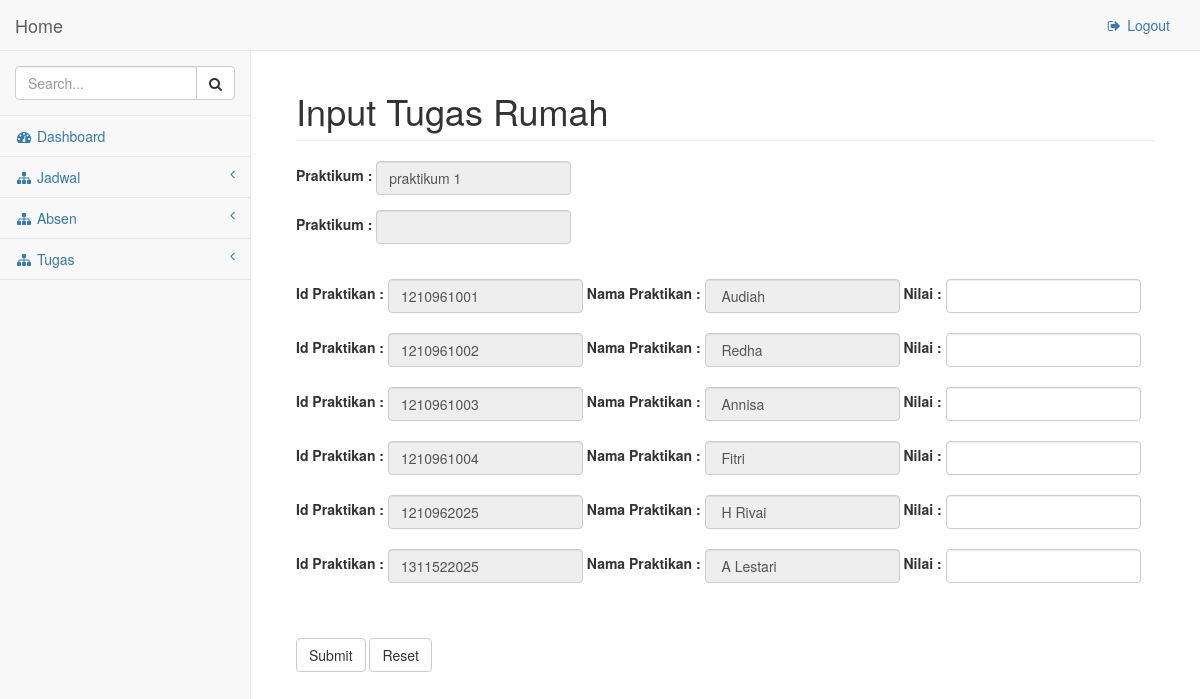
The page /pages/tugasrumah/input.php?praktikum=praktikum 1 (signed in) on the database its author committed.
### tables this page shows
CREATE TABLE IF NOT EXISTS `praktikan` (
  `Nim` varchar(10) NOT NULL,
  `Nama` varchar(64) NOT NULL,
  `Kelompok` varchar(2) NOT NULL,
  PRIMARY KEY (`Nim`)
);

### pages/tugasrumah/input.php (the view, shortened to what this page needs)
<!DOCTYPE html>
<html lang="en">
<head>
    <link href="../../bower_components/bootstrap/dist/css/bootstrap.min.css" rel="stylesheet">
    <link href="../../bower_components/metisMenu/dist/metisMenu.min.css" rel="stylesheet">
    <link href="../../dist/css/sb-admin-2.css" rel="stylesheet">
    <link href="../../bower_components/font-awesome/css/font-awesome.min.css" rel="stylesheet" type="text/css">
</head>
<body>
<?php
if($_SESSION['Login'] == "Asisten")
{
?>
    <div id="wrapper">
        <nav class="navbar navbar-default navbar-static-top" role="navigation" style="margin-bottom: 0">
            <div class="navbar-header">
                <a class="navbar-brand" href="../index.php">Home</a>
            </div>
            <ul class="nav navbar-top-links navbar-right">
                <ul class="nav navbar-top-links navbar-right">
                    <li><a href="../logout.php"><i class="fa fa-sign-out fa-fw"></i> Logout</a>
                    </li>
                </ul>
            </ul>
            <div class="navbar-default sidebar" role="navigation">
                <div class="sidebar-nav navbar-collapse">
                    <ul class="nav" id="side-menu">
                        <li class="sidebar-search">
                            <div class="input-group custom-search-form">
                                <input type="text" class="form-control" placeholder="Search...">
                                <span class="input-group-btn">
                                    <button class="btn btn-default" type="button">
                                        <i class="fa fa-search"></i>
                                    </button>
                                </span>
                            </div>
                        </li>
                        <li>
                            <a href="../index.php"><i class="fa fa-dashboard fa-fw"></i> Dashboard</a>
                        </li>
                        <li>
                            <a href="#"><i class="fa fa-sitemap fa-fw"></i> Jadwal<span class="fa arrow"></span></a>
                        </li>
			<li>
                            <a href="#"><i class="fa fa-sitemap fa-fw"></i> Absen<span class="fa arrow"></span></a>
                        </li>
			<li>
                            <a href="#"><i class="fa fa-sitemap fa-fw"></i> Tugas<span class="fa arrow"></span></a>
                        </li>
                    </ul>
                </div>
            </div>
        </nav>
        <div id="page-wrapper">
            <div class="container-fluid">
                <div class="row">
                <?php
                if(isset($_GET['praktikum']))
                {
                    $x = $_GET['praktikum'];
                ?>
                    <div class="col-lg-12">
                        <h1 class="page-header">Input Tugas Rumah</h1>
                        <form role="form" name="form_input" method="post" action="store.php">
                            <div class="form-group form-inline">
                                <label>Praktikum : </label>
                                <input class="form-control" name="prak" value="<?php echo $_GET['praktikum'];?>" type="text" readonly="">
                            </div>
                            <div class="form-group form-inline">
                                <label>Praktikum : </label>
                                <input class="form-control" name="no" value="<?php echo $_GET['no'];?>" type="number" readonly="">
                            </div>
                            <br>
                            <?php
                            $praktikumSelectt = mysql_query("select * from praktikum where Id_Praktikum = '$x'");
                            while ($row1 = mysql_fetch_array($praktikumSelectt)) {
                               $kelompok = $row1['Id_Jadwal'];
                            }
                            $y = 1;
                            $query2 = mysql_query("select * from praktikan where Kelompok =$kelompok");
                            while ($row2 = mysql_fetch_array($query2)) {
                                ?>
                                <div class="form-inline">
                                    <div class="form-group">
                                        <label>Id Praktikan : </label>
                                        <input class="form-control" name="id<?php echo "$y"; ?>" type="text" value="<?php $z= $row2['Nim'];echo "$z "; ?>" readonly="">
                                    </div>
                                    <div class="form-group">
                                        <label>Nama Praktikan : </label>
                                        <input class="form-control" name="nama<?php echo "$y"; ?>" type="text" value=" <?php $nama= $row2['Nama'];echo "$nama "; ?>" readonly="">
                                    </div>
                                    <div class="form-group">
                                        <label>Nilai : </label>
                                        <input class="form-control" name="nilai<?php echo "$y"; ?>" type="number" required="">
                                    </div>
                                </div>
                            <br>
                            <?php $y++; }?>
                            <br>
                                <button type="submit" class="btn btn-default">Submit</button>
                                <button type="reset" class="btn btn-default">Reset</button>
                        </form>
                    </div>
                <?php } ?>
                </div>
            </div>
        </div>
    </div>
<?php
}
else
{
    header("location:../index.php");
}
?>
</body>
</html>

### rows shown on the page
praktikan: Nim "1210961001", Nama "Audiah"
praktikan: Nim "1210961002", Nama "Redha"
praktikan: Nim "1210961003", Nama "Annisa"
praktikan: Nim "1210961004", Nama "Fitri"
praktikan: Nim "1210962025", Nama "H Rivai"
praktikan: Nim "1311522025", Nama "A Lestari"
